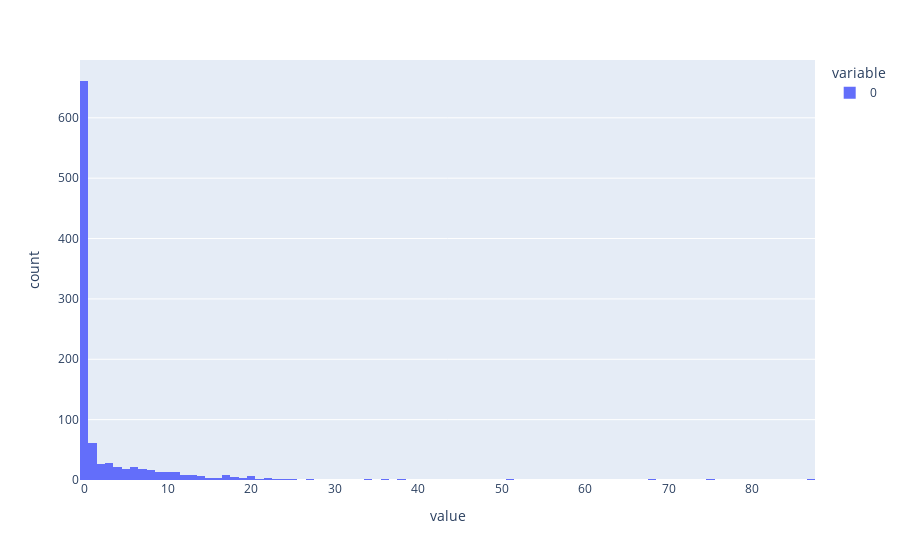

The cell this chart's notebook holds for it:
### Code cell
fig = px.histogram(diff_mh1)
fig.show(log_x=True)

### Figure 1 — Plotly figure (JSON) as saved in the notebook; plotly's stock layout.template omitted (floating-point values rounded to 4 significant figures; data arrays with more than 128 entries replaced by an {"elided": "..."} marker saying what was removed)
{"data": [{"alignmentgroup": "True", "bingroup": "x", "hovertemplate": "variable=0<br>value=%{x}<br>count=%{y}<extra></extra>", "legendgroup": "0", "marker": {"color": "#636efa", "pattern": {"shape": ""}}, "name": "0", "offsetgroup": "0", "orientation": "v", "showlegend": true, "type": "histogram", "x": {"elided": "987 float values"}, "xaxis": "x", "yaxis": "y"}], "layout": {"barmode": "relative", "legend": {"title": {"text": "variable"}, "tracegroupgap": 0}, "margin": {"t": 60}, "xaxis": {"anchor": "y", "domain": [0, 1], "title": {"text": "value"}}, "yaxis": {"anchor": "x", "domain": [0, 1], "title": {"text": "count"}}}}
